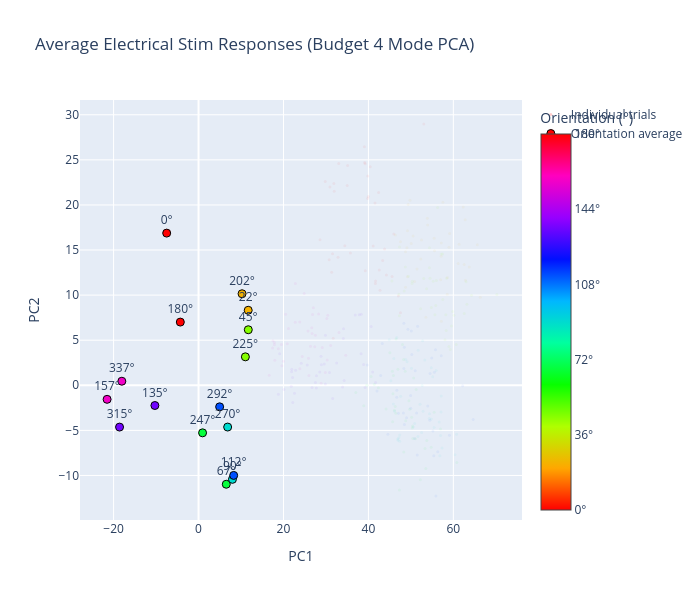
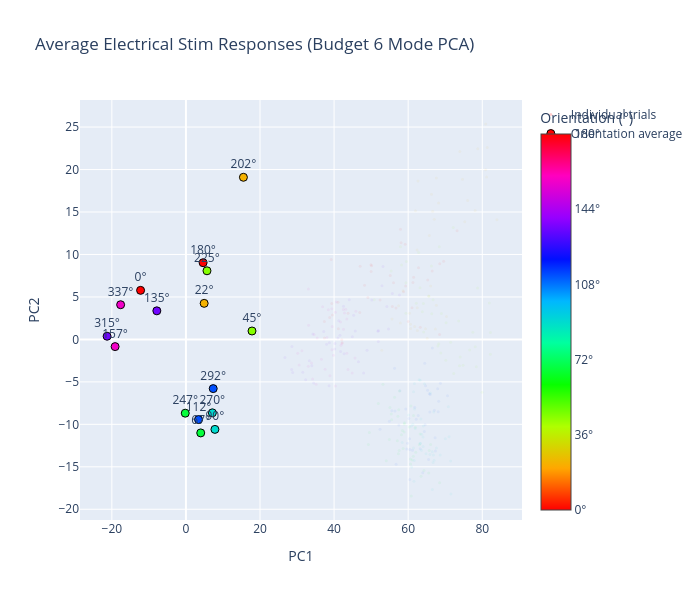
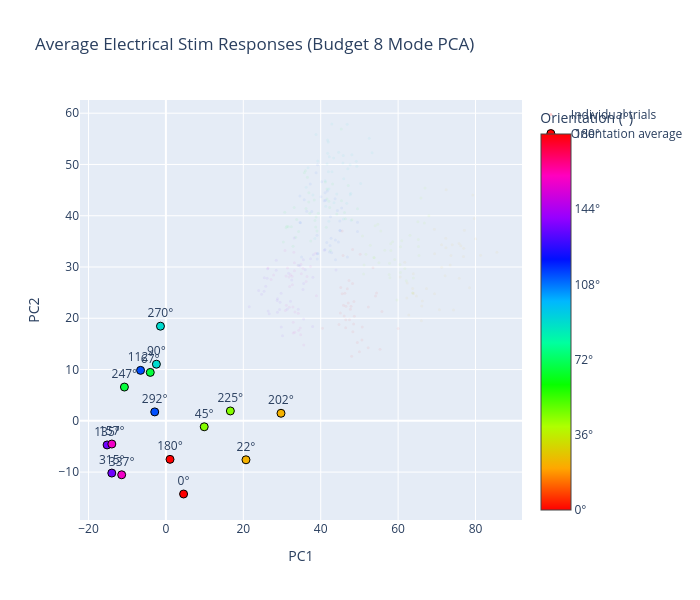
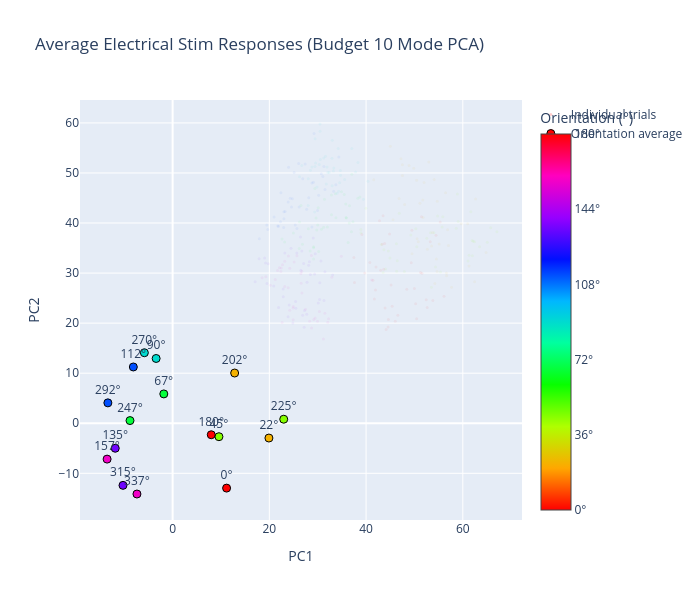

Here is the notebook cell these charts were saved with, in order:
### Code cell
# Electrical-stim response ring: fit PCA on the per-orientation average stim
# responses themselves (no CIS axis) and project them into that 2-D space, to
# see whether the e-stim responses trace their own orientation ring. Individual
# deliveries are overlaid as low-alpha points (projected through the same basis).
def per_trial_stim_responses(pattern_name):
    """Per-delivery total spike counts for one pattern, summed over the
    VIS_ORIENT_TIME window. Returns (n_deliveries, n_neurons)."""
    onsets = deliveries[deliveries['pattern_name'] == pattern_name]['pattern_flag_start_timestamp'].values
    rows = []
    for t0 in onsets:
        seg = spikes_df_day2[(spikes_df_day2['timestamp'] >= t0) &
                             (spikes_df_day2['timestamp'] <  t0 + TRAJ_WIN_LEN)]
        v = np.zeros(d2_n_neurons)
        if not seg.empty:
            for nid, c in seg.groupby('neuron_id').size().items():
                if nid in d2_neuron_to_idx:
                    v[d2_neuron_to_idx[nid]] = c
        rows.append(v)
    return np.array(rows).reshape(-1, d2_n_neurons)   # (n_deliveries, n_neurons)

for b in budgets:
    for m in modes:
        print(f'Budget {b} Mode {m}:')
        if m != "pca":
            continue
        stim_resp = stim_resp_avg_sum[budgets.index(b), modes.index(m)]  # (n_orient, n_neurons)
        proj, coords, mean_vec = build_projection(stim_resp, mode="pca", include_cis=False)

        # Per-delivery points for each orientation, projected through the same basis.
        grp = (xref[(xref['source_budget'] == b) & (xref['decomp_method'] == m)]
               .sort_values('target_orientation_deg'))   # same orientation order as `oris`
        trial_pts, trial_doubled = [], []
        for _, row in grp.iterrows():
            per_trial = per_trial_stim_responses(int(row['pattern_name']))
            if len(per_trial) == 0:
                continue
            trial_pts.append(per_trial @ proj)
            trial_doubled.extend([(float(row['target_orientation_deg']) * 2) % 360] * len(per_trial))
        trial_coords  = np.vstack(trial_pts) if trial_pts else None
        trial_doubled = np.array(trial_doubled) if trial_pts else None

        fig = plot_ring(coords, visual_orientation_degs2,
                        f'Average Electrical Stim Responses (Budget {b} Mode {m.upper()})',
                        
                        ['PC1', 'PC2'],
                        trial_coords=trial_coords, trial_doubled=trial_doubled)
        fig.write_image(f'{day2_datadir}/stim_resp_pca_budget_{b}_mode_{m}.png', scale=2)
        fig.show()

### Figure 1 — Plotly figure (JSON) as saved in the notebook; plotly's stock layout.template omitted (floating-point values rounded to 4 significant figures; data arrays with more than 128 entries replaced by an {"elided": "..."} marker saying what was removed)
{"data": [{"hovertemplate": "trial<extra></extra>", "marker": {"cmax": 360, "cmin": 0, "color": {"elided": "310 int values"}, "colorscale": [[0, "#ff0000"], [0.1111, "#ffa700"], [0.2222, "#afff00"], [0.3333, "#08ff00"], [0.4444, "#00ff9f"], [0.5556, "#00b7ff"], [0.6667, "#0010ff"], [0.7778, "#9700ff"], [0.8889, "#ff00bf"], [1, "#ff0000"]], "line": {"width": 0}, "opacity": 0.05, "size": 3}, "mode": "markers", "name": "Individual trials", "showlegend": true, "type": "scatter", "x": {"elided": "310 float values"}, "y": {"elided": "310 float values"}}, {"marker": {"cmax": 360, "cmin": 0, "color": [0, 45, 90, 135, 180, 225, 270, 315, 0, 45, 90, 135, 180, 225, 270, 315], "colorbar": {"ticktext": ["0°", "36°", "72°", "108°", "144°", "180°"], "tickvals": [0, 72, 144, 216, 288, 360], "title": {"text": "Orientation (°)"}}, "colorscale": [[0, "#ff0000"], [0.1111, "#ffa700"], [0.2222, "#afff00"], [0.3333, "#08ff00"], [0.4444, "#00ff9f"], [0.5556, "#00b7ff"], [0.6667, "#0010ff"], [0.7778, "#9700ff"], [0.8889, "#ff00bf"], [1, "#ff0000"]], "line": {"color": "black", "width": 1}, "size": 8}, "mode": "markers+text", "name": "Orientation average", "text": ["0°", "22°", "45°", "67°", "90°", "112°", "135°", "157°", "180°", "202°", "225°", "247°", "270°", "292°", "315°", "337°"], "textposition": "top center", "type": "scatter", "x": [-7.502, 11.7, 11.72, 6.531, 7.985, 8.275, -10.28, -21.53, -4.289, 10.25, 11.03, 0.951, 6.855, 4.971, -18.6, -18.06], "y": [16.87, 8.318, 6.161, -10.97, -10.43, -9.994, -2.242, -1.558, 7.009, 10.15, 3.155, -5.272, -4.63, -2.389, -4.635, 0.45]}], "layout": {"height": 600, "title": {"text": "Average Electrical Stim Responses (Budget 4 Mode PCA)"}, "width": 700, "xaxis": {"title": {"text": "PC1"}}, "yaxis": {"title": {"text": "PC2"}}}}

### Figure 2 — Plotly figure (JSON) as saved in the notebook; plotly's stock layout.template omitted (floating-point values rounded to 4 significant figures; data arrays with more than 128 entries replaced by an {"elided": "..."} marker saying what was removed)
{"data": [{"hovertemplate": "trial<extra></extra>", "marker": {"cmax": 360, "cmin": 0, "color": {"elided": "312 int values"}, "colorscale": [[0, "#ff0000"], [0.1111, "#ffa700"], [0.2222, "#afff00"], [0.3333, "#08ff00"], [0.4444, "#00ff9f"], [0.5556, "#00b7ff"], [0.6667, "#0010ff"], [0.7778, "#9700ff"], [0.8889, "#ff00bf"], [1, "#ff0000"]], "line": {"width": 0}, "opacity": 0.05, "size": 3}, "mode": "markers", "name": "Individual trials", "showlegend": true, "type": "scatter", "x": {"elided": "312 float values"}, "y": {"elided": "312 float values"}}, {"marker": {"cmax": 360, "cmin": 0, "color": [0, 45, 90, 135, 180, 225, 270, 315, 0, 45, 90, 135, 180, 225, 270, 315], "colorbar": {"ticktext": ["0°", "36°", "72°", "108°", "144°", "180°"], "tickvals": [0, 72, 144, 216, 288, 360], "title": {"text": "Orientation (°)"}}, "colorscale": [[0, "#ff0000"], [0.1111, "#ffa700"], [0.2222, "#afff00"], [0.3333, "#08ff00"], [0.4444, "#00ff9f"], [0.5556, "#00b7ff"], [0.6667, "#0010ff"], [0.7778, "#9700ff"], [0.8889, "#ff00bf"], [1, "#ff0000"]], "line": {"color": "black", "width": 1}, "size": 8}, "mode": "markers+text", "name": "Orientation average", "text": ["0°", "22°", "45°", "67°", "90°", "112°", "135°", "157°", "180°", "202°", "225°", "247°", "270°", "292°", "315°", "337°"], "textposition": "top center", "type": "scatter", "x": [-12.24, 4.924, 17.84, 3.994, 7.829, 3.403, -7.857, -19.12, 4.634, 15.52, 5.682, -0.1856, 7.135, 7.363, -21.28, -17.63], "y": [5.773, 4.244, 0.9907, -11.01, -10.6, -9.437, 3.363, -0.85, 9.029, 19.09, 8.078, -8.687, -8.647, -5.795, 0.3728, 4.083]}], "layout": {"height": 600, "title": {"text": "Average Electrical Stim Responses (Budget 6 Mode PCA)"}, "width": 700, "xaxis": {"title": {"text": "PC1"}}, "yaxis": {"title": {"text": "PC2"}}}}

### Figure 3 — Plotly figure (JSON) as saved in the notebook; plotly's stock layout.template omitted (floating-point values rounded to 4 significant figures; data arrays with more than 128 entries replaced by an {"elided": "..."} marker saying what was removed)
{"data": [{"hovertemplate": "trial<extra></extra>", "marker": {"cmax": 360, "cmin": 0, "color": {"elided": "310 int values"}, "colorscale": [[0, "#ff0000"], [0.1111, "#ffa700"], [0.2222, "#afff00"], [0.3333, "#08ff00"], [0.4444, "#00ff9f"], [0.5556, "#00b7ff"], [0.6667, "#0010ff"], [0.7778, "#9700ff"], [0.8889, "#ff00bf"], [1, "#ff0000"]], "line": {"width": 0}, "opacity": 0.05, "size": 3}, "mode": "markers", "name": "Individual trials", "showlegend": true, "type": "scatter", "x": {"elided": "310 float values"}, "y": {"elided": "310 float values"}}, {"marker": {"cmax": 360, "cmin": 0, "color": [0, 45, 90, 135, 180, 225, 270, 315, 0, 45, 90, 135, 180, 225, 270, 315], "colorbar": {"ticktext": ["0°", "36°", "72°", "108°", "144°", "180°"], "tickvals": [0, 72, 144, 216, 288, 360], "title": {"text": "Orientation (°)"}}, "colorscale": [[0, "#ff0000"], [0.1111, "#ffa700"], [0.2222, "#afff00"], [0.3333, "#08ff00"], [0.4444, "#00ff9f"], [0.5556, "#00b7ff"], [0.6667, "#0010ff"], [0.7778, "#9700ff"], [0.8889, "#ff00bf"], [1, "#ff0000"]], "line": {"color": "black", "width": 1}, "size": 8}, "mode": "markers+text", "name": "Orientation average", "text": ["0°", "22°", "45°", "67°", "90°", "112°", "135°", "157°", "180°", "202°", "225°", "247°", "270°", "292°", "315°", "337°"], "textposition": "top center", "type": "scatter", "x": [4.571, 20.69, 9.903, -4.039, -2.455, -6.544, -15.19, -13.97, 1.063, 29.74, 16.66, -10.72, -1.405, -2.885, -13.98, -11.43], "y": [-14.27, -7.602, -1.166, 9.444, 11.04, 9.841, -4.704, -4.528, -7.515, 1.47, 1.924, 6.585, 18.46, 1.74, -10.19, -10.52]}], "layout": {"height": 600, "title": {"text": "Average Electrical Stim Responses (Budget 8 Mode PCA)"}, "width": 700, "xaxis": {"title": {"text": "PC1"}}, "yaxis": {"title": {"text": "PC2"}}}}

### Figure 4 — Plotly figure (JSON) as saved in the notebook; plotly's stock layout.template omitted (floating-point values rounded to 4 significant figures; data arrays with more than 128 entries replaced by an {"elided": "..."} marker saying what was removed)
{"data": [{"hovertemplate": "trial<extra></extra>", "marker": {"cmax": 360, "cmin": 0, "color": {"elided": "316 int values"}, "colorscale": [[0, "#ff0000"], [0.1111, "#ffa700"], [0.2222, "#afff00"], [0.3333, "#08ff00"], [0.4444, "#00ff9f"], [0.5556, "#00b7ff"], [0.6667, "#0010ff"], [0.7778, "#9700ff"], [0.8889, "#ff00bf"], [1, "#ff0000"]], "line": {"width": 0}, "opacity": 0.05, "size": 3}, "mode": "markers", "name": "Individual trials", "showlegend": true, "type": "scatter", "x": {"elided": "316 float values"}, "y": {"elided": "316 float values"}}, {"marker": {"cmax": 360, "cmin": 0, "color": [0, 45, 90, 135, 180, 225, 270, 315, 0, 45, 90, 135, 180, 225, 270, 315], "colorbar": {"ticktext": ["0°", "36°", "72°", "108°", "144°", "180°"], "tickvals": [0, 72, 144, 216, 288, 360], "title": {"text": "Orientation (°)"}}, "colorscale": [[0, "#ff0000"], [0.1111, "#ffa700"], [0.2222, "#afff00"], [0.3333, "#08ff00"], [0.4444, "#00ff9f"], [0.5556, "#00b7ff"], [0.6667, "#0010ff"], [0.7778, "#9700ff"], [0.8889, "#ff00bf"], [1, "#ff0000"]], "line": {"color": "black", "width": 1}, "size": 8}, "mode": "markers+text", "name": "Orientation average", "text": ["0°", "22°", "45°", "67°", "90°", "112°", "135°", "157°", "180°", "202°", "225°", "247°", "270°", "292°", "315°", "337°"], "textposition": "top center", "type": "scatter", "x": [11.16, 19.91, 9.58, -1.821, -3.407, -8.122, -11.86, -13.55, 7.988, 12.83, 22.97, -8.812, -5.843, -13.39, -10.26, -7.376], "y": [-12.96, -2.952, -2.684, 5.861, 12.94, 11.24, -4.995, -7.164, -2.295, 10.03, 0.8054, 0.5337, 14.09, 4.075, -12.41, -14.13]}], "layout": {"height": 600, "title": {"text": "Average Electrical Stim Responses (Budget 10 Mode PCA)"}, "width": 700, "xaxis": {"title": {"text": "PC1"}}, "yaxis": {"title": {"text": "PC2"}}}}
